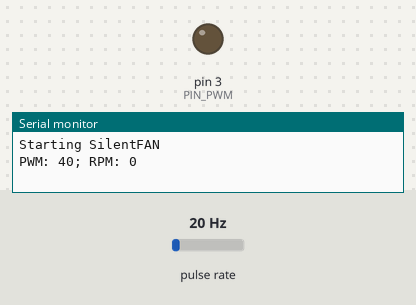
Recording of a sketch running on a simulated Arduino Uno, built with avr-gcc and run on an emulated ATmega328P. On the bench: output pins drawn as LEDs (lit = HIGH), the last lines printed to the serial monitor. Wiring (inferred from the names in the program): pulse sensor: data pin 2. Inputs (shaded band) come from the test bench; at power-on: pulse rate 20 Hz.

Above: at 0.1 s.
At 1.2 s:
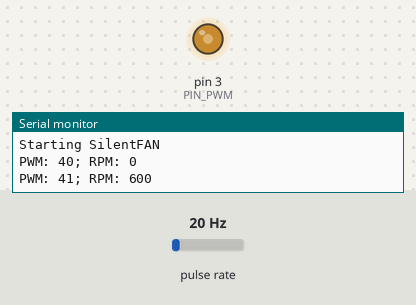
1.3 s: pulse rate (sensor on pin 2) set to 50 Hz
4.3 s: pulse rate (sensor on pin 2) set to 4 Hz
7.3 s: pulse rate (sensor on pin 2) set to 100 Hz
At 22.8 s:
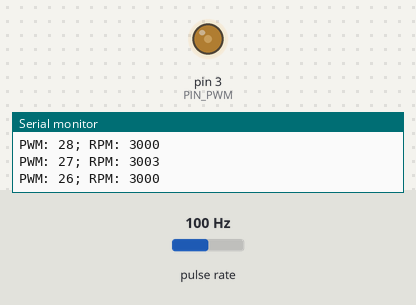
Timing chart, 0 to 30.5 s (numbered marks = the images above; inputs shaded):
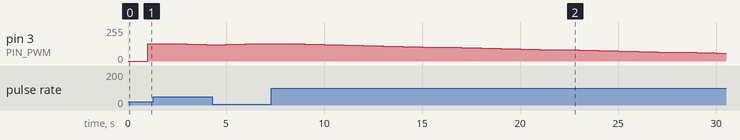

The sketch:

fanctlmock.ino
```cpp
#define PIN_PWM PD3
#define PIN_RPM PD2

void setup() {
    Serial.begin(9600);

    pinMode(PIN_PWM, OUTPUT);
    pinMode(PIN_RPM, INPUT);

    TCCR2A = _BV(COM2A1) | _BV(COM2B1) | _BV(WGM21) | _BV(WGM20);
    TCCR2B = _BV(WGM22) | _BV(CS21);
    OCR2A = 80;

    attachInterrupt(digitalPinToInterrupt(PIN_RPM), onRpmSignalReceived, FALLING);

    Serial.println("Starting SilentFAN");
}

short rpmSignalCount = 0;
void onRpmSignalReceived() {
    rpmSignalCount++;
}

void loop() {
    const short delayMs = 1000;

    long resetTime = millis();
    while (true) {
        long elapsed = millis() - resetTime;
        resetTime = millis();

        short rpm = captureRpm(elapsed);
        short pwm = adjustPwm(rpm);


        Serial.print("PWM: ");
        Serial.print(pwm);
        Serial.print("; RPM: ");
        Serial.print(rpm);
        Serial.println();


        delay(delayMs);
    }
}

const short maxPwm = 80;
const short pwmStep = maxPwm * 0.02;
short pwm = maxPwm / 2;
short adjustPwm(short rpm) {
    const short rpmTarget = 800;

    short newPwm;
    if (rpm > rpmTarget) {
        newPwm = pwm - pwmStep;
    } else if (rpm > 0) {
        newPwm = pwm + pwmStep;
    }

    if (rpm > 0 && newPwm > 0 && newPwm < maxPwm) {
        analogWrite(PIN_PWM, newPwm);
        pwm = newPwm;
    }

    return pwm;
}

short captureRpm(short elapsed) {
    short currentRpmSignalCount = resetRpmSignalCount();
    short rpm = calculateRpm(currentRpmSignalCount, elapsed);
    return rpm;
}

short resetRpmSignalCount() {
    short currentRpmSignalCount = rpmSignalCount;
    rpmSignalCount = 0;
    return currentRpmSignalCount;
}

short calculateRpm(short rpmSignalCount, short timespanMs) {
    const double signalsPerRev = 2.0;
    const double oneSecondMs = 1000.0;

    return (rpmSignalCount * 60.0 / signalsPerRev) * (timespanMs / oneSecondMs);
}
 
```
